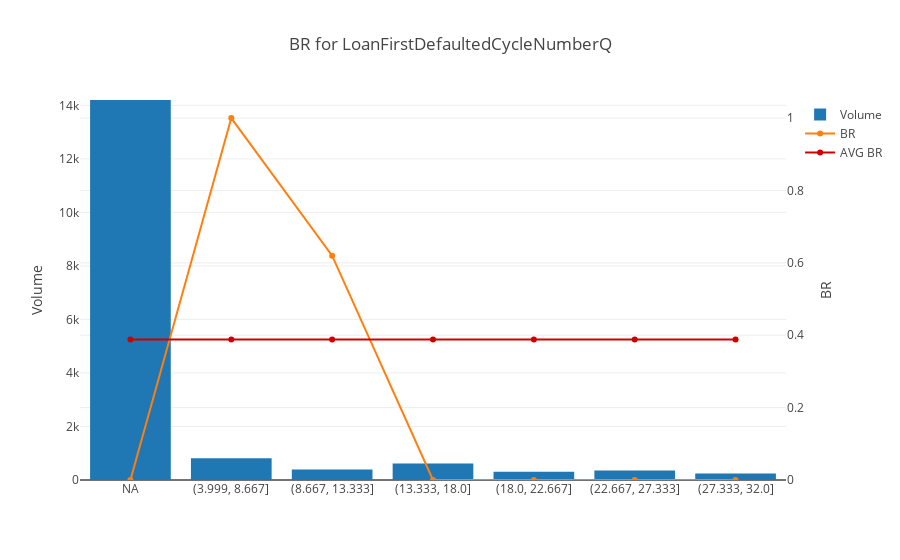
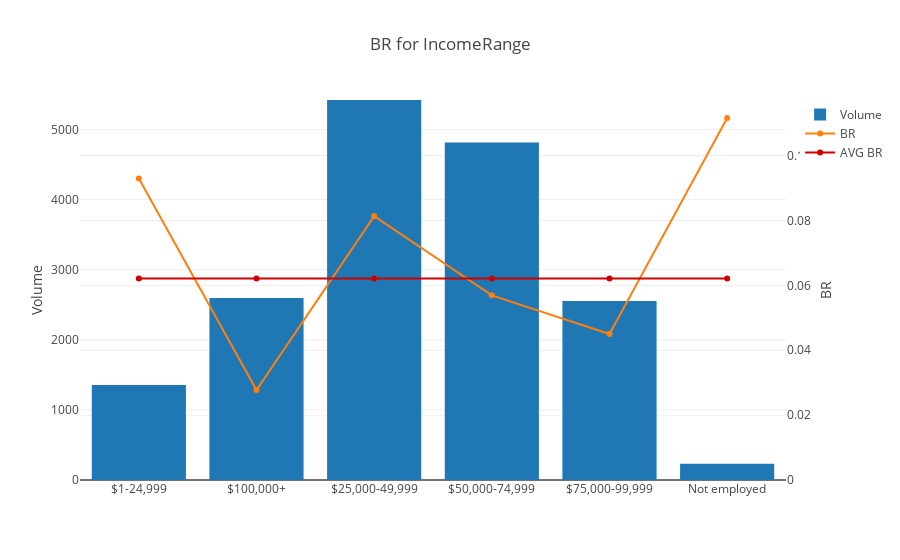
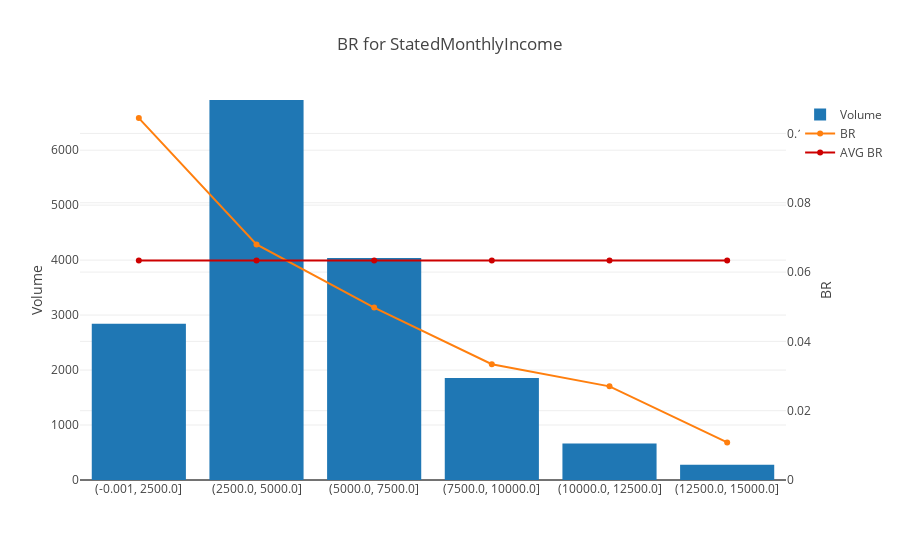
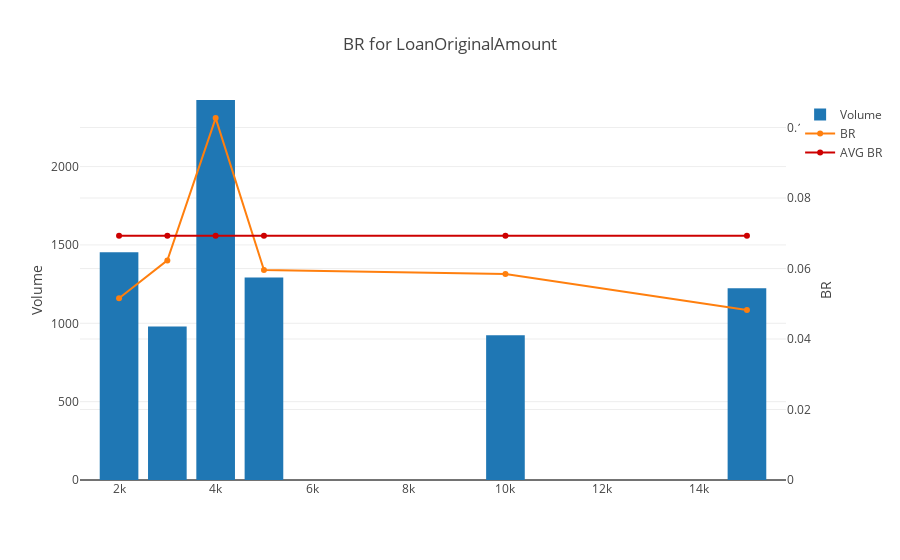

Notebook cell for these charts, in order:
### Code cell
#plot features
for c in df_iv.feature.values.tolist():
    py.iplot(output_graph_update(c, [0., 97.5], 6, df, 'bad'))

### Figure 1 — Plotly figure (JSON) as saved in the notebook; plotly's stock layout.template omitted (floating-point values rounded to 4 significant figures)
{"data": [{"name": "Volume", "type": "bar", "uid": "16ec83b1-ce22-4dd9-9ae0-55f2fdfdaf35", "x": ["NA", "(3.999, 8.667]", "(8.667, 13.333]", "(13.333, 18.0]", "(18.0, 22.667]", "(22.667, 27.333]", "(27.333, 32.0]"], "y": [14199, 817, 392, 613, 307, 357, 242]}, {"name": "BR", "type": "scatter", "uid": "1d35611e-1b65-4076-b715-dc60bef07bee", "x": ["NA", "(3.999, 8.667]", "(8.667, 13.333]", "(13.333, 18.0]", "(18.0, 22.667]", "(22.667, 27.333]", "(27.333, 32.0]"], "y": [0, 1, 0.6199, 0, 0, 0, 0], "yaxis": "y2"}, {"line": {"color": "rgb(205, 0, 0)"}, "name": "AVG BR", "type": "scatter", "uid": "80131624-693d-4789-8fe1-f543240f34d4", "x": ["NA", "(3.999, 8.667]", "(8.667, 13.333]", "(13.333, 18.0]", "(18.0, 22.667]", "(22.667, 27.333]", "(27.333, 32.0]"], "y": [0.3886, 0.3886, 0.3886, 0.3886, 0.3886, 0.3886, 0.3886], "yaxis": "y2"}], "layout": {"title": {"text": "BR for LoanFirstDefaultedCycleNumberQ"}, "yaxis": {"range": [0, 14199], "title": {"text": "Volume"}}, "yaxis2": {"overlaying": "y", "range": [0, 1.05], "side": "right", "title": {"text": "BR"}}}}

### Figure 2 — Plotly figure (JSON) as saved in the notebook; plotly's stock layout.template omitted (floating-point values rounded to 4 significant figures)
{"data": [{"name": "Volume", "type": "bar", "uid": "e5e3018e-de17-497d-9307-6ef2b3ff7dd4", "x": ["$1-24,999", "$100,000+", "$25,000-49,999", "$50,000-74,999", "$75,000-99,999", "Not employed"], "y": [1355, 2597, 5420, 4813, 2554, 233]}, {"name": "BR", "type": "scatter", "uid": "0c3c4b8a-c5b5-4f18-920e-bf9eeea942f7", "x": ["$1-24,999", "$100,000+", "$25,000-49,999", "$50,000-74,999", "$75,000-99,999", "Not employed"], "y": [0.09299, 0.02772, 0.08137, 0.05693, 0.04503, 0.1116], "yaxis": "y2"}, {"line": {"color": "rgb(205, 0, 0)"}, "name": "AVG BR", "type": "scatter", "uid": "2b550f36-5211-4889-991a-752ad35ad3b5", "x": ["$1-24,999", "$100,000+", "$25,000-49,999", "$50,000-74,999", "$75,000-99,999", "Not employed"], "y": [0.0621, 0.0621, 0.0621, 0.0621, 0.0621, 0.0621], "yaxis": "y2"}], "layout": {"title": {"text": "BR for IncomeRange"}, "yaxis": {"range": [0, 5420], "title": {"text": "Volume"}}, "yaxis2": {"overlaying": "y", "range": [0, 0.1172], "side": "right", "title": {"text": "BR"}}}}

### Figure 3 — Plotly figure (JSON) as saved in the notebook; plotly's stock layout.template omitted (floating-point values rounded to 4 significant figures)
{"data": [{"name": "Volume", "type": "bar", "uid": "8cb93ea0-1f71-4531-a99f-0fd7ddd778d4", "x": ["(-0.001, 2500.0]", "(2500.0, 5000.0]", "(5000.0, 7500.0]", "(7500.0, 10000.0]", "(10000.0, 12500.0]", "(12500.0, 15000.0]"], "y": [2844, 6913, 4039, 1855, 666, 277]}, {"name": "BR", "type": "scatter", "uid": "f050418a-cf6b-44b3-8185-ca772cf87af7", "x": ["(-0.001, 2500.0]", "(2500.0, 5000.0]", "(5000.0, 7500.0]", "(7500.0, 10000.0]", "(10000.0, 12500.0]", "(12500.0, 15000.0]"], "y": [0.1044, 0.06799, 0.04976, 0.03342, 0.02703, 0.01083], "yaxis": "y2"}, {"line": {"color": "rgb(205, 0, 0)"}, "name": "AVG BR", "type": "scatter", "uid": "2c65e195-f6e9-43e8-8db6-6559680c3a77", "x": ["(-0.001, 2500.0]", "(2500.0, 5000.0]", "(5000.0, 7500.0]", "(7500.0, 10000.0]", "(10000.0, 12500.0]", "(12500.0, 15000.0]"], "y": [0.06334, 0.06334, 0.06334, 0.06334, 0.06334, 0.06334], "yaxis": "y2"}], "layout": {"title": {"text": "BR for StatedMonthlyIncome"}, "yaxis": {"range": [0, 6913], "title": {"text": "Volume"}}, "yaxis2": {"overlaying": "y", "range": [0, 0.1097], "side": "right", "title": {"text": "BR"}}}}

### Figure 4 — Plotly figure (JSON) as saved in the notebook; plotly's stock layout.template omitted (floating-point values rounded to 4 significant figures)
{"data": [{"name": "Volume", "type": "bar", "uid": "4176183f-096d-4c1d-ab0a-18245f62a61a", "x": ["2000", "3000", "4000", "5000", "10000", "15000"], "y": [1454, 979, 2425, 1292, 924, 1224]}, {"name": "BR", "type": "scatter", "uid": "e71066d3-4e10-4b19-981c-b500314b8e2f", "x": ["2000", "3000", "4000", "5000", "10000", "15000"], "y": [0.05158, 0.06231, 0.1027, 0.0596, 0.05844, 0.0482], "yaxis": "y2"}, {"line": {"color": "rgb(205, 0, 0)"}, "name": "AVG BR", "type": "scatter", "uid": "c47fb3e9-a45c-4a0e-8cdd-c3e87b414fc3", "x": ["2000", "3000", "4000", "5000", "10000", "15000"], "y": [0.06929, 0.06929, 0.06929, 0.06929, 0.06929, 0.06929], "yaxis": "y2"}], "layout": {"title": {"text": "BR for LoanOriginalAmount"}, "yaxis": {"range": [0, 2425], "title": {"text": "Volume"}}, "yaxis2": {"overlaying": "y", "range": [0, 0.1078], "side": "right", "title": {"text": "BR"}}}}
